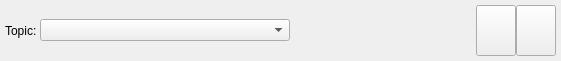
<?xml version="1.0" encoding="UTF-8"?>
<ui version="4.0">
 <class>DataPlotWidget</class>
 <widget class="QWidget" name="DataPlotWidget">
  <property name="geometry">
   <rect>
    <x>0</x>
    <y>0</y>
    <width>561</width>
    <height>61</height>
   </rect>
  </property>
  <property name="acceptDrops">
   <bool>true</bool>
  </property>
  <property name="windowTitle">
   <string>Plot</string>
  </property>
  <layout class="QVBoxLayout" name="verticalLayout">
   <property name="spacing">
    <number>0</number>
   </property>
   <property name="margin">
    <number>0</number>
   </property>
   <item>
    <layout class="QHBoxLayout" name="dataPlotControls">
     <property name="spacing">
      <number>0</number>
     </property>
     <property name="margin">
      <number>5</number>
     </property>
     <item>
      <widget class="QLabel" name="label">
       <property name="text">
        <string>Topic: </string>
       </property>
      </widget>
     </item>
     <item>
      <widget class="QComboBox" name="_msgs">
       <property name="minimumSize">
        <size>
         <width>250</width>
         <height>0</height>
        </size>
       </property>
       <property name="toolTip">
        <string>Message Name</string>
       </property>
      </widget>
     </item>
     <item>
      <spacer name="spacer">
       <property name="orientation">
        <enum>Qt::Horizontal</enum>
       </property>
       <property name="sizeHint" stdset="0">
        <size>
         <width>40</width>
         <height>20</height>
        </size>
       </property>
      </spacer>
     </item>
     <item>
      <widget class="QPushButton" name="pause_button">
       <property name="sizePolicy">
        <sizepolicy hsizetype="Preferred" vsizetype="Preferred">
         <horstretch>0</horstretch>
         <verstretch>0</verstretch>
        </sizepolicy>
       </property>
       <property name="toolTip">
        <string>pause plot</string>
       </property>
       <property name="iconSize">
        <size>
         <width>16</width>
         <height>16</height>
        </size>
       </property>
       <property name="checkable">
        <bool>true</bool>
       </property>
      </widget>
     </item>
     <item>
      <widget class="QPushButton" name="clear_button">
       <property name="sizePolicy">
        <sizepolicy hsizetype="Preferred" vsizetype="Preferred">
         <horstretch>0</horstretch>
         <verstretch>0</verstretch>
        </sizepolicy>
       </property>
       <property name="toolTip">
        <string>clear plot</string>
       </property>
       <property name="iconSize">
        <size>
         <width>16</width>
         <height>16</height>
        </size>
       </property>
      </widget>
     </item>
    </layout>
   </item>
   <item>
    <layout class="QHBoxLayout" name="data_plot_layout">
     <property name="spacing">
      <number>0</number>
     </property>
    </layout>
   </item>
  </layout>
 </widget>
 <resources/>
 <connections/>
</ui>
